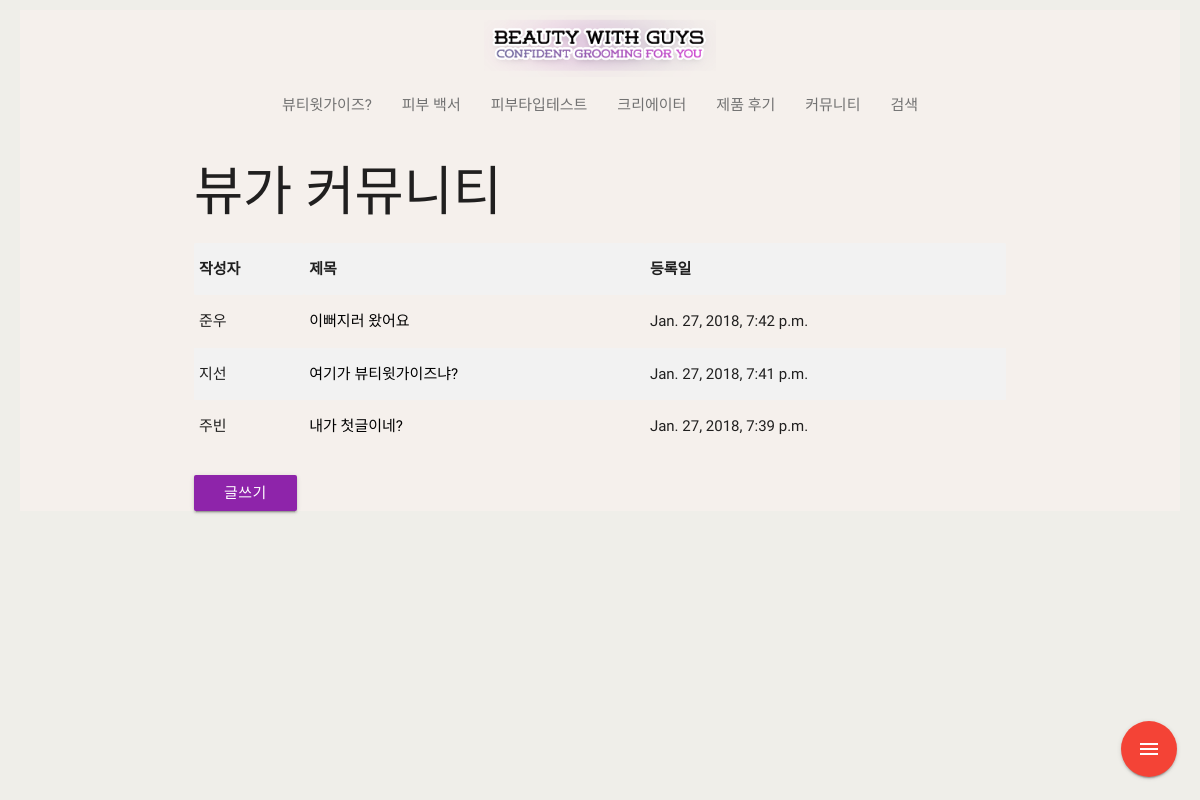
Page /post/ on the earlier database version.
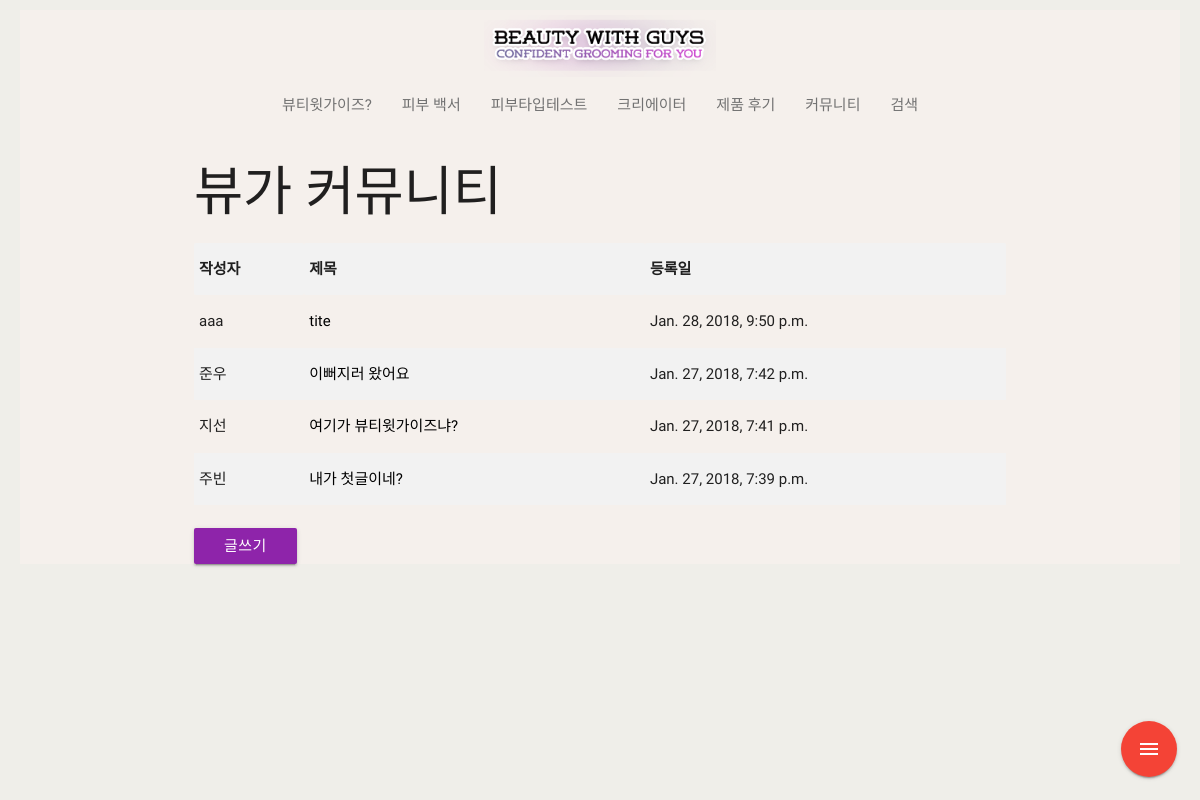
Same page on the later database version.
### post/models.py (models this page shows, shortened)
class Post(models.Model):
    tag = models.ManyToManyField(Tag, blank=True, null=True)
    hashtag = models.CharField(max_length=10)
    user = models.CharField(max_length=20)
    title = models.CharField(max_length=50)
    content = models.TextField()
    created_at = models.DateTimeField(
        auto_now_add=True,
    )
    updated_at = models.DateTimeField(
        auto_now=True,
    )
    file = models.FileField(blank=True)
    photo = models.ImageField(blank=True, upload_to="blog/%Y/%m/%d")

### post/views.py (the view)
# urls.py: path('', views.post_list, name='post_list'),
def post_list(request):
    posts = Post.objects.all().order_by('-pk')
    paginator = Paginator(posts, 15)
    page = request.GET.get('page')
    try:
        posts = paginator.page(page)
    except PageNotAnInteger:
        posts = paginator.page(1)
    except EmptyPage:
        posts = paginator.page(paginator.num_pages)
    ctx = {
        'posts': posts,
    }
    return render(request, 'post/post_list.html', ctx)

### post/templates/post/post_list.html (shortened to what this page needs)
{% extends 'base.html' %}
{% load static %}
{% block content %}
<h2>뷰가 커뮤니티</h2>
<table class="striped">
	<tr><th>작성자</th><th>제목</th><th>등록일</th></tr>
	{% for post in posts %}
	<tr>
		<td>{{ post.user }}</td>
		<td><a href = "{% url 'post:post_detail' post.pk %}">{{ post.title }}</a></td>
		<td>{{ post.created_at }}</td>
	</tr>
	{% endfor %}
</table>
<br>
<a href="{% url 'post:post_write' %}"><button class="btn purple darken-1">글쓰기</button></a>
{% endblock %}

Differences in the rows shown:
added Post: user "aaa", title "tite", created_at "Jan. 28, 2018, 9:50 p.m."
